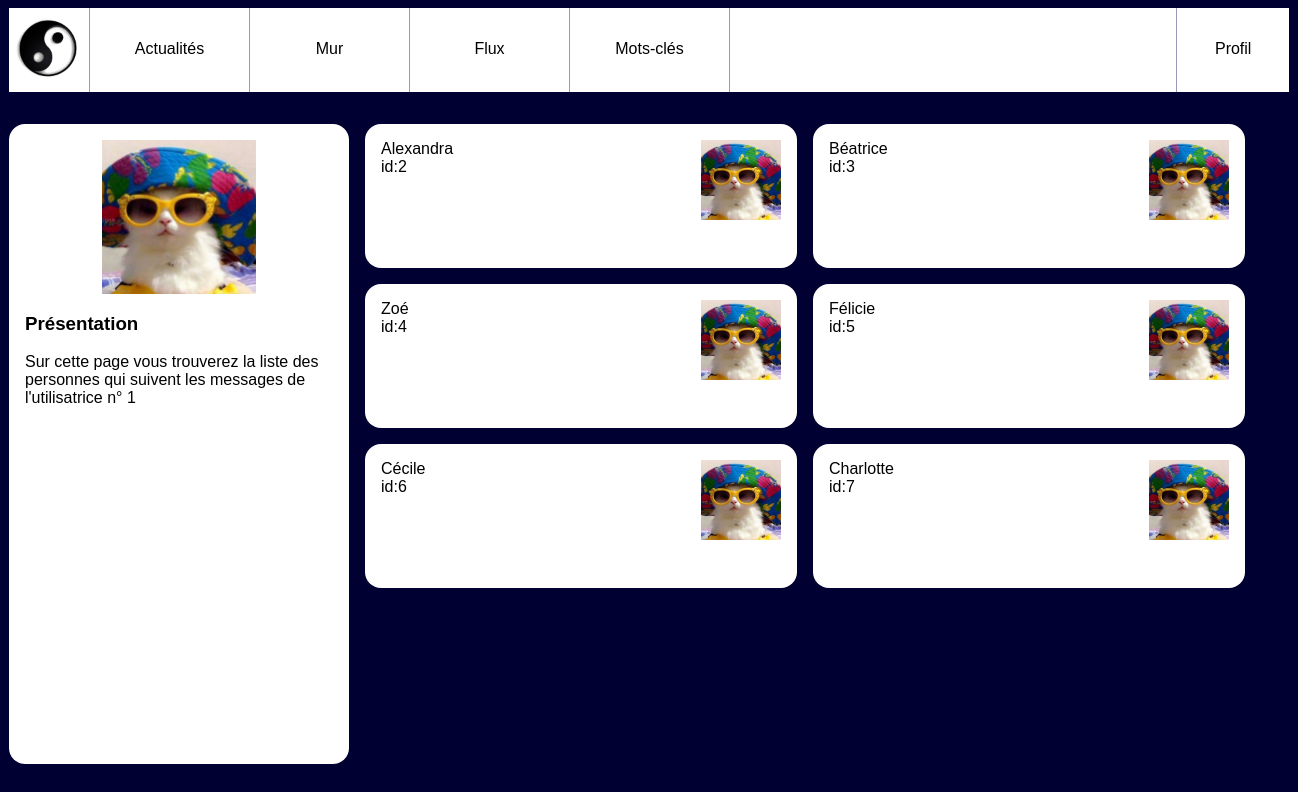
Page /followers.php?user_id=1 on the committed database.
### tables this page shows
CREATE TABLE IF NOT EXISTS `users` (
  `id` INT UNSIGNED NOT NULL AUTO_INCREMENT,
  `email` VARCHAR(255) NOT NULL,
  `password` VARCHAR(255) NOT NULL,
  `alias` VARCHAR(255) NOT NULL,
  PRIMARY KEY (`id`),
  UNIQUE INDEX `email_UNIQUE` (`email` ASC),
  UNIQUE INDEX `alias_UNIQUE` (`alias` ASC));

### server/db_connect.php (called while the page is built, shortened)
<?php
$userId = isset($_GET['user_id']) ? intval($_GET['user_id']) : null;
?>

### server/queries.php (called while the page is built, shortened)
<?php
$SQL_followers = "
    SELECT users.*
    FROM followers
    LEFT JOIN users ON users.id=followers.following_user_id
    WHERE followers.followed_user_id='$userId'
    GROUP BY users.id
    ";
?>

### followers.php (the view, shortened to what this page needs)
<?php
include "./server/db_connect.php";
include "./server/queries.php";
?>
<!doctype html>
<html lang="fr">
    <head>
        <link rel="stylesheet" href="./client/css/style.css"/>
    </head>
    <body>
        <?php include './client/header.php';?>
        <div id="wrapper">
            <aside>
                <img src = "./client/img/user.jpg" alt = "Portrait de l'utilisatrice"/>
                <section>
                    <h3>Présentation</h3>
                    <p>Sur cette page vous trouverez la liste des personnes qui
                        suivent les messages de l'utilisatrice
                        n° <?php echo $userId ?></p>
                </section>
            </aside>
            <main class='contacts'>
                <?php
                $lesInformations = $mysqli->query($SQL_followers);
                while ($followers = $lesInformations->fetch_assoc())
                {
                ?>
                <article>
                    <img src="./client/img/user.jpg" alt="blason"/>
                    <h3><?php echo '<a href="wall.php?user_id=' . $followers['id'] . '">' . $followers['alias'] . '</a>'; ?></h3>
                    <p>id:<?php echo '<a href="wall.php?user_id=' . $followers['id'] . '">' . $followers['id'] . '</a>'; ?></p>
                </article>
                <?php
                }
                ?>
            </main>
        </div>
    </body>
</html>

### client/header.php (shortened to what this page needs)
<header>
    <a href='admin.php'><img src="./client/img/resoc.jpg" alt="Logo de notre réseau social"/></a>
    <nav id="menu">
        <a href="news.php">Actualités</a>
        <a href="wall.php?user_id=5">Mur</a>
        <a href="feed.php?user_id=5">Flux</a>
        <a href="tags.php?tag_id=1">Mots-clés</a>
    </nav>
    <nav id="user">
        <a href="#">Profil</a>
    </nav>
</header>

### client/css/style.css (style rules this page uses)
body { background-color: #003; font-family: Arial; }
a { text-decoration: none; color:black; }
body>header { background-color: #fff; display:flex; width:80em; margin:0 auto 2em auto; padding:0; }
body>header img { height:5em; }
body>header #menu { display:flex; width:50%; align-items: stretch; border-left: 1px solid #99b; }
body>header #menu a { flex:1; text-align: center; padding-top:2em; border-right: 1px solid #99b; }
body>header #user { margin-left: auto; flex:0.2; border-left: 1px solid #99b; }
body>header #user>a { display:block; text-align: center; padding:2em 0; width:100%; }
#wrapper { display:flex; width:80em; margin:0 auto 2em auto; }
#wrapper aside { background-color: #fff; flex:1; padding:1em; border-radius: 1em; }
#wrapper aside img { display: block; width:50%; margin:auto; }
#wrapper main { flex:3; padding-left:1em; height: 80vh; overflow-y: scroll; }
#wrapper main article { background-color: #fff; padding:1em; margin-bottom: 1em ; border-radius: 1em; }
#wrapper main article h3 { margin:0; padding:0; font-weight: normal; font-size:1em; }
#wrapper main article p { margin:0; }
.contacts { display:flex; flex-wrap: wrap; align-items:flex-start; align-content: flex-start ; }
.contacts article { width:25em; height:7em; margin-right: 1em; }
.contacts article img { float:right; height: 5em; }

### rows in the picture
users: alias "Alexandra", id "2"
users: alias "Béatrice", id "3"
users: alias "Zoé", id "4"
users: alias "Félicie", id "5"
users: alias "Cécile", id "6"
users: alias "Charlotte", id "7"

### other values in the picture
$userId "1"
